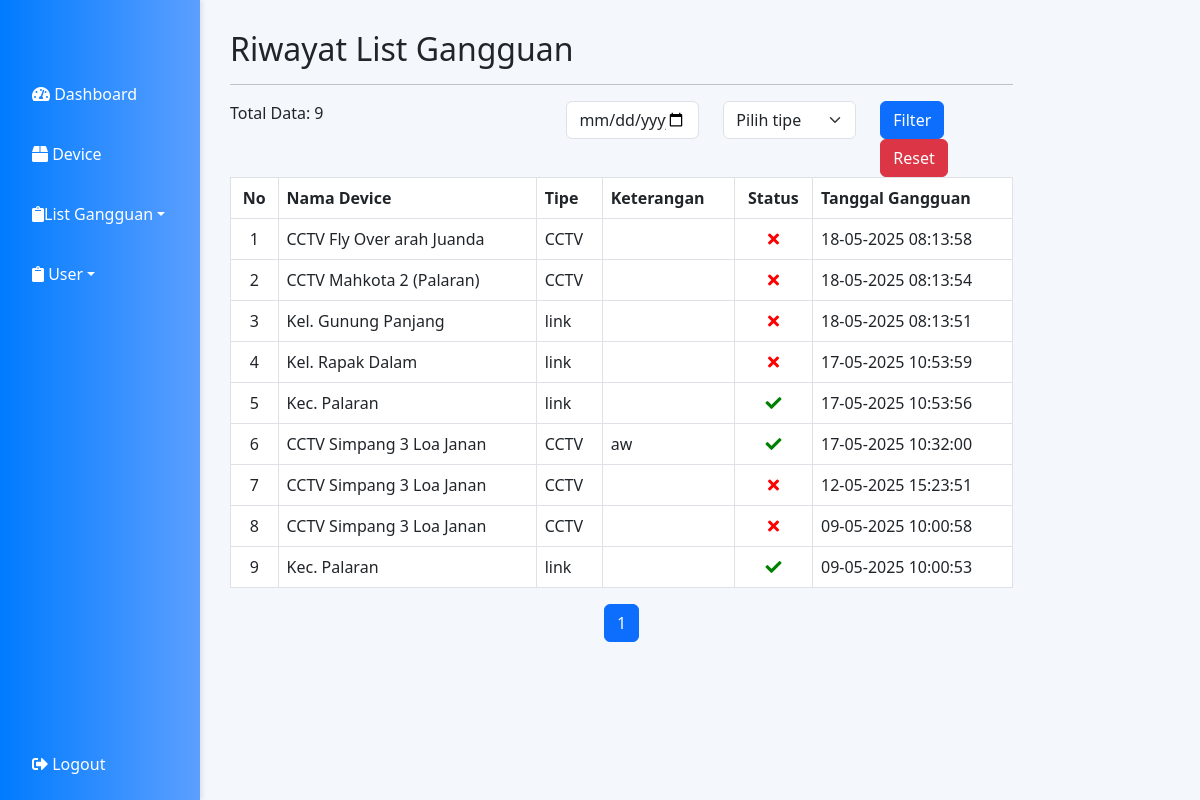
The page /list_gangguan_riwayat.php (signed in) on the database its author committed.
### tables this page shows
CREATE TABLE `list_gangguan` (
  `id` int(11) NOT NULL,
  `id_device` int(11) NOT NULL,
  `keterangan` varchar(100) DEFAULT NULL,
  `status` varchar(15) DEFAULT 'tidak_aktif',
  `tanggal_gangguan` datetime DEFAULT NULL
);

CREATE TABLE `device` (
  `id` int(11) NOT NULL,
  `device` varchar(100) NOT NULL,
  `type` varchar(10) NOT NULL
);

### list_gangguan_riwayat.php (the view, shortened to what this page needs)
<?php
require("koneksi/koneksi.php");
$records_per_page =10;
if (isset($_GET['date']) && $_GET['date'] != '' && isset($_GET['tipe']) && $_GET['tipe'] != '') {
    $date = validate($_GET['date']);
    $tipe = validate($_GET['tipe']);
    $count_query = $conn->query("SELECT COUNT(*) as total FROM list_gangguan JOIN device on list_gangguan.id_device = device.id WHERE date(tanggal_gangguan)='$date' AND device.type='$tipe'");
} elseif (isset($_GET['date']) && $_GET['date'] != '') {
    $date = validate($_GET['date']);
    $count_query = $conn->query("SELECT COUNT(*) as total FROM list_gangguan JOIN device on list_gangguan.id_device = device.id WHERE date(tanggal_gangguan)='$date'");
} elseif (isset($_GET['tipe']) && $_GET['tipe'] != '') {
    $tipe = validate($_GET['tipe']);
    $count_query = $conn->query("SELECT COUNT(*) as total FROM list_gangguan JOIN device on list_gangguan.id_device = device.id WHERE device.type='$tipe'");
} else {
    $count_query = $conn->query("SELECT COUNT(*) as total FROM list_gangguan JOIN device on list_gangguan.id_device = device.id");
}
$total_records = $count_query->fetch_assoc()['total'];
$total_pages = ceil($total_records / $records_per_page);
$current_page = isset($_GET['page']) ? (int)$_GET['page'] : 1;
$offset = ($current_page - 1) * $records_per_page;
if (isset($_GET['date']) && $_GET['date'] != '' && isset($_GET['tipe']) && $_GET['tipe'] != '') {
    $date = validate($_GET['date']);
    $tipe = validate($_GET['tipe']);
    $query = $conn->query("SELECT * FROM list_gangguan JOIN device on list_gangguan.id_device = device.id WHERE date(tanggal_gangguan)='$date' AND device.type='$tipe' ORDER BY tanggal_gangguan DESC LIMIT $offset, $records_per_page");
} elseif (isset($_GET['date']) && $_GET['date'] != '') {
    $date = validate($_GET['date']);
    $query = $conn->query("SELECT * FROM list_gangguan JOIN device on list_gangguan.id_device = device.id WHERE date(tanggal_gangguan)='$date' ORDER BY tanggal_gangguan DESC LIMIT $offset, $records_per_page");
} elseif (isset($_GET['tipe']) && $_GET['tipe'] != '') {
    $tipe = validate($_GET['tipe']);
    $query = $conn->query("SELECT * FROM list_gangguan JOIN device on list_gangguan.id_device = device.id WHERE device.type='$tipe' ORDER BY tanggal_gangguan DESC LIMIT $offset, $records_per_page");
} else {
    $query = $conn->query("SELECT * FROM list_gangguan JOIN device on list_gangguan.id_device = device.id ORDER BY tanggal_gangguan DESC LIMIT $offset, $records_per_page");
}
?>
<!DOCTYPE html>
<html lang="en">
<head>
    <link rel="stylesheet" href="assets/css/sidebar.css">
    <link href="https://cdn.jsdelivr.net/npm/bootstrap@5.3.0/dist/css/bootstrap.min.css" rel="stylesheet">
    <link rel="stylesheet" href="https://cdnjs.cloudflare.com/ajax/libs/font-awesome/5.15.3/css/all.min.css">
</head>
<body>
    <div class="sidebar">
        <a href="dashboard.php"><i class="fas fa-tachometer-alt"></i> Dashboard</a>
        <?php if ($_SESSION['account_type'] === 'admin') { ?>
            <a href="device.php"><i class="fas fa-box"></i> Device</a>
        <?php } ?>
        <div class="dropdown">
            <a href="#" class="dropdown-toggle" onclick="toggleDropdown()"><i class="fas fa-clipboard"></i>List Gangguan</a>
        </div>
        <div class="dropdown">
            <a href="#" class="dropdown-toggle" onclick="toggleDropdown2()"><i class="fas fa-clipboard"></i> User</a>
        </div>
        <div style="flex-grow: 1;"></div>
        <a href="logout.php"><i class="fas fa-sign-out-alt"></i> Logout</a>
    </div>
    <div class="content">
        <div class="col-sm-9 col-sm-offset-3 col-md-10 col-md-offset-2 main">
            <h2 class="page-header">Riwayat List Gangguan</h2>
            <hr>
            <div class="row">
                <div class="col-md-5">
                    <p>Total Data: <?php echo $total_records; ?></p>
                </div>
                <div class="col-md-7">
                    <form action="" method="get">
                        <div class="row">
                            <div class="col-md-4">
                                <input type="date" name="date" value="<?= isset($_GET['date']) == true ? $_GET['date'] : '' ?>" class="form-control">
                            </div>
                            <div class="col-md-4">
                                <select class="form-select" name="tipe" id="">
                                    <option value="">Pilih tipe</option>
                                </select>
                            </div>
                            <div class="col-md-4">
                                <button type="submit" class="btn btn-primary">Filter</button>
                                <a href="list_gangguan_riwayat.php" class="btn btn-danger">Reset</a>
                            </div>
                        </div>
                    </form>
                </div>
            </div>
            <table id="tabelpelanggan" class="table table-bordered table-hover">
                <thead>
                    <tr>
                        <th style="text-align: center;">No</th>
                        <th>Nama Device</th>
                        <th>Tipe</th>
                        <th>Keterangan</th>
                        <th style="text-align: center;">Status</th>
                        <th>Tanggal Gangguan</th>
                    </tr>
                </thead>
                <tbody>
                    <?php
                    $nomor = $offset + 1;
                    while ($lihat = $query->fetch_assoc()) {
                        $nm_device = $lihat['device'];
                        $ket = $lihat['keterangan'];
                        $status = $lihat['status'];
                        $tggl_gangguan = $lihat['tanggal_gangguan'];
                        $tipe = $lihat['type'];
                    ?>
                        <tr>
                            <td style="text-align: center;"><?php echo $nomor; ?></td>
                            <td><?php echo htmlspecialchars($nm_device); ?></td>
                            <td><?php echo ($tipe); ?></td>
                            <td><?php echo htmlspecialchars($ket); ?></td>
                            <td width="10%" style="text-align: center;">
                                <?php if ($status == 'aktif') { ?>
                                    <i class="fas fa-check" style="color: green;"></i>
                                <?php } else { ?>
                                    <i class="fas fa-times" style="color: red;"></i>
                                <?php } ?>
                            </td>
                            <td><?php echo date('d-m-Y H:i:s', strtotime($tggl_gangguan)); ?></td>
                        </tr>
                    <?php
                        $nomor++;
                    }
                    ?>
                </tbody>
            </table>
            <nav aria-label="Page navigation">
                <ul class="pagination justify-content-center">
                    <?php
                    $start_page = max(1, $current_page - 2);
                    $end_page = min($total_pages, $current_page + 2);
                    for ($i = $start_page; $i <= $end_page; $i++) {
                        $active = ($i == $current_page) ? 'active' : '';
                        echo '<li class="page-item ' . $active . '"><a class="page-link" href="?page=' . $i . (isset($_GET['date']) ? '&date=' . $_GET['date'] : '') . (isset($_GET['tipe']) ? '&tipe=' . $_GET['tipe'] : '') . '">' . $i . '</a></li>';
                    }
                    ?>
                </ul>
            </nav>
        </div>
    </div>
</body>
</html>

### assets/css/sidebar.css (style rules this page uses)
.sidebar { height: 100%; width: 200px; position: fixed; z-index: 1; top: 0; left: 0; background: linear-gradient(to right, #007bff, #5c9fff); display: flex; flex-direction: column; padding-top: 70px; box-shadow: 2px 0 5px rgba(0, 0, 0, 0.1); }
.sidebar a { padding: 12px 8px 12px 32px; text-decoration: none; font-size: 16px; color: white; display: block; margin-bottom: 12px; border-radius: 4px; transition: background-color 0.3s ease, transform 0.2s ease; }
.content { margin-left: 200px; padding: 30px; background-color: #f4f7fc; min-height: 100vh; }
.dropdown { position: relative; display: block; }
.dropdown-toggle { text-decoration: none; color: white; display: block; margin-bottom: 12px; border-radius: 4px; transition: background-color 0.3s ease, transform 0.2s ease; }

### rows shown on the page
list_gangguan: id_device.device "CCTV Fly Over arah Juanda", id_device.type "CCTV", status "tidak_aktif" (drawn), tanggal_gangguan "18-05-2025 08:13:58"
list_gangguan: id_device.device "CCTV Mahkota 2 (Palaran)", id_device.type "CCTV", status "tidak_aktif" (drawn), tanggal_gangguan "18-05-2025 08:13:54"
list_gangguan: id_device.device "Kel. Gunung Panjang", id_device.type "link", status "tidak_aktif" (drawn), tanggal_gangguan "18-05-2025 08:13:51"
list_gangguan: id_device.device "Kel. Rapak Dalam", id_device.type "link", status "tidak_aktif" (drawn), tanggal_gangguan "17-05-2025 10:53:59"
list_gangguan: id_device.device "Kec. Palaran", id_device.type "link", status "aktif" (drawn), tanggal_gangguan "17-05-2025 10:53:56"
list_gangguan: id_device.device "CCTV Simpang 3 Loa Janan", id_device.type "CCTV", keterangan "aw", status "aktif" (drawn), tanggal_gangguan "17-05-2025 10:32:00"
list_gangguan: id_device.device "CCTV Simpang 3 Loa Janan", id_device.type "CCTV", status "tidak_aktif" (drawn), tanggal_gangguan "12-05-2025 15:23:51"
list_gangguan: id_device.device "CCTV Simpang 3 Loa Janan", id_device.type "CCTV", status "tidak_aktif" (drawn), tanggal_gangguan "09-05-2025 10:00:58"
list_gangguan: id_device.device "Kec. Palaran", id_device.type "link", status "aktif" (drawn), tanggal_gangguan "09-05-2025 10:00:53"

### other values the page prints
$total_records "9"
